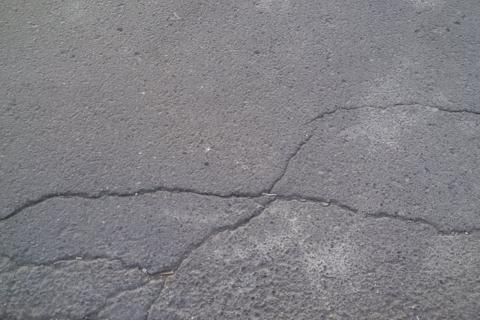
#> input picture samples/002.jpg, 480 x 320 px
$ python -i pipeline.py   (imports and definitions only)   (older library calls are emulated)
#> lines starting #> are read from the running program, lines starting #| are printed output that depends on the picture
#> further down, picture is the input picture: shape (320, 480, 3); mean B, G, R 133.2, 128.5, 129.6
# -*- coding: utf-8 -*-
"""Phân đoạn vết nứt cổ điển; pipeline(img_bgr, P) trả mask bool kích thước gốc.
P giữ benchmark lịch sử; giới hạn ngoài miền dữ liệu: docs/external-stress-report.md.
"""
import numpy as np
import cv2
import multiprocessing as mp
from fast_median import tiled_median

# Tham số đã chọn trên val, khớp PIPELINE.md và assert trong notebook.
P = dict(size=640, median=5, bg=71, hist_w=3, dil=3, close=7, a_min=30, e_min=3, tmin=0.3)

# Tham số khởi đầu trước khi tune (để so sánh trong app, giống P0 trong notebook)
P0 = dict(size=640, median=3, bg=31, hist_w=3, dil=7, close=7, a_min=60, e_min=2, tmin=0.2)

# ---- Tiện ích ảnh ----
def rgb(img):
    return cv2.cvtColor(img, cv2.COLOR_BGR2RGB) if img.ndim == 3 else img

def u8(mask):
    return mask.astype(np.uint8) * 255

def ellipse(k):
    """Phần tử cấu trúc hình ellipse k×k (đẳng hướng: vết nứt theo hướng nào cũng được xử lý như nhau)."""
    return cv2.getStructuringElement(cv2.MORPH_ELLIPSE, (k, k))

def ncc(m):
    """Số thành phần liên thông 8-láng giềng."""
    return cv2.connectedComponents(m.astype(np.uint8), connectivity=8)[0] - 1

def resize_long(img, size, interp=cv2.INTER_AREA):
    h, w = img.shape[:2]; s = size / max(h, w)
    return cv2.resize(img, (max(1, round(w * s)), max(1, round(h * s))), interpolation=interp)

def to_orig(mask, shape):
    return cv2.resize(mask.astype(np.uint8), (shape[1], shape[0]), interpolation=cv2.INTER_NEAREST) > 0

def small(img, size=640, nearest=False):
    """Thu nhỏ chỉ để HIỂN THỊ."""
    return resize_long(img, size, cv2.INTER_NEAREST if nearest else cv2.INTER_AREA)

# [10 lines left out: functions overlay_red, error_map, not called in this run]

# ---- Bước 2: tiền xử lý ----
def to_gray(img):
    return cv2.cvtColor(img, cv2.COLOR_BGR2GRAY)

# [40 lines left out: functions denoise, illumination_ratio, histogram, triangle_threshold, not called in this run]

def dark_region(ratio, w=3):
    t = triangle_threshold(ratio, w)
    return ratio < t, t

def sobel_l1(img):
    gx = cv2.Sobel(img, cv2.CV_32F, 1, 0, ksize=3)
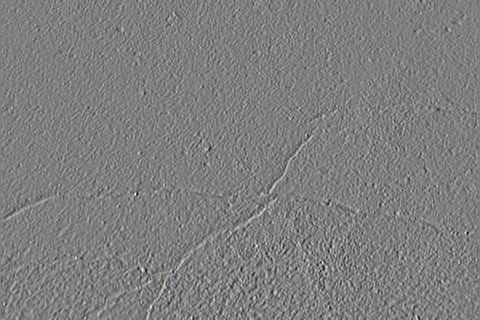
#> gx: shape (320, 480, 3) float32; mean B, G, R 0.1, 0.1, 0.1; drawn with min black and max white
    gy = cv2.Sobel(img, cv2.CV_32F, 0, 1, ksize=3)
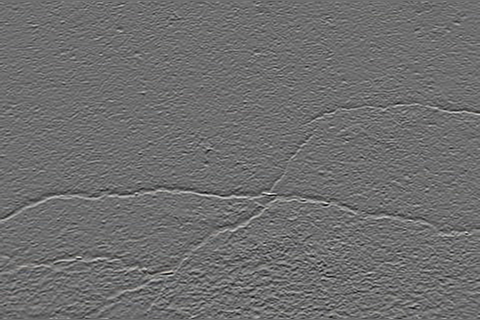
#> gy: shape (320, 480, 3) float32; mean B, G, R -0.6, -0.6, -0.6; drawn with min black and max white
    np.abs(gx, out=gx); np.abs(gy, out=gy); gx += gy
#> after `np.abs(gx, out=gx)`:
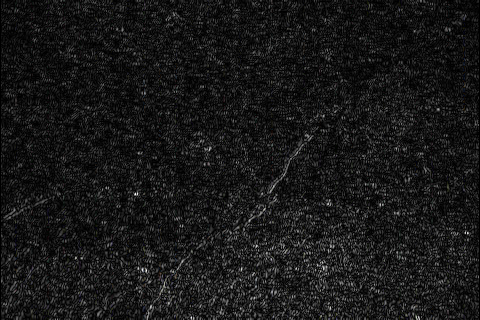
#> gx: shape (320, 480, 3) float32; mean B, G, R 30.7, 30.7, 30.7; drawn with min black and max white
#> after `np.abs(gy, out=gy)`:
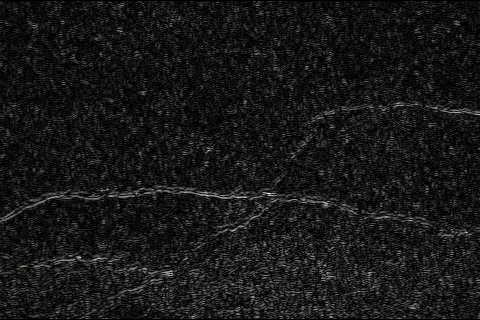
#> gy: shape (320, 480, 3) float32; mean B, G, R 42.1, 42.1, 42.1; drawn with min black and max white
#> after `gx += gy`:
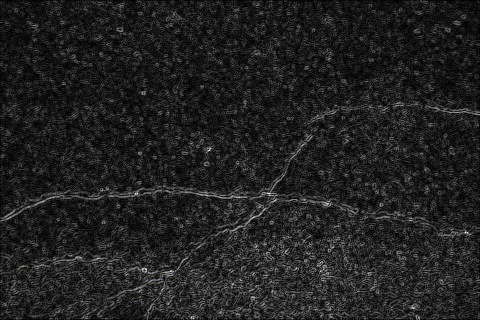
#> gx: shape (320, 480, 3) float32; mean B, G, R 72.9, 72.9, 72.8; drawn with min black and max white
    return cv2.normalize(gx, None, 0, 255, cv2.NORM_MINMAX).astype(np.uint8)

# [4 lines left out: function edge_region, not called in this run]

# ---- Bước 4: hậu xử lý ----
def closing(mask, k):
    return cv2.morphologyEx(mask.astype(np.uint8), cv2.MORPH_CLOSE, ellipse(k)) > 0

def opening(mask, k):
    return cv2.morphologyEx(mask.astype(np.uint8), cv2.MORPH_OPEN, ellipse(k)) > 0

# [27 lines left out: functions area_filter, elongation, elongation_filter, not called in this run]

def image_decision(mask, tmin):
    s = mask.mean() * 100
    return (mask if s >= tmin else np.zeros_like(mask)), s

# ---- Pipeline: P mặc định; các khóa tùy chọn dùng để kiểm chứng.
# [40 lines left out: functions raw_mask, post, pipeline, scores, not called in this run]

def baseline_otsu(img):
    _, m = cv2.threshold(to_gray(img), 0, 255, cv2.THRESH_BINARY_INV + cv2.THRESH_OTSU)
    return m > 0

def baseline_canny(img):
    return cv2.Canny(to_gray(img), 50, 150) > 0

>>> import cv2
>>> picture = cv2.imread('../samples/002.jpg')
>>> result = sobel_l1(picture)

$ run again, on samples/013.jpg
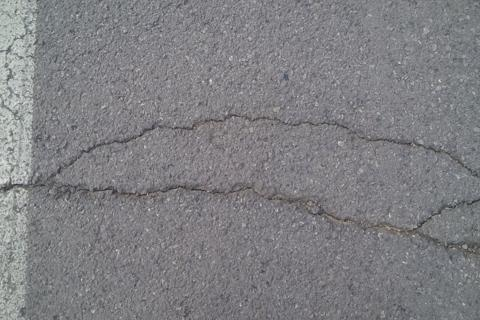
#> input picture samples/013.jpg, 480 x 320 px
#> picture is the input picture: shape (320, 480, 3); mean B, G, R 130.8, 127.5, 127.8
#> in sobel_l1, `np.abs(gy, out=gy)`:
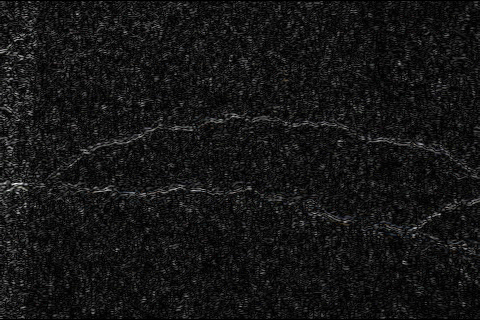
#> gy: shape (320, 480, 3) float32; mean B, G, R 42.5, 42.5, 42.5; drawn with min black and max white
#> in sobel_l1, `gx += gy`:
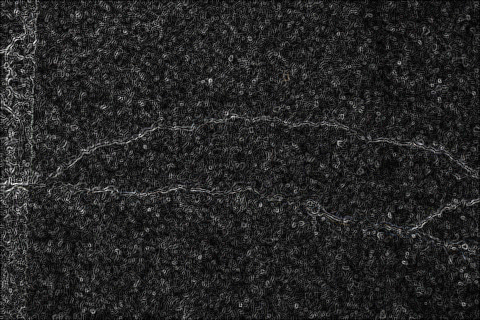
#> gx: shape (320, 480, 3) float32; mean B, G, R 88.9, 88.9, 88.9; drawn with min black and max white

$ run again, on samples/027.jpg
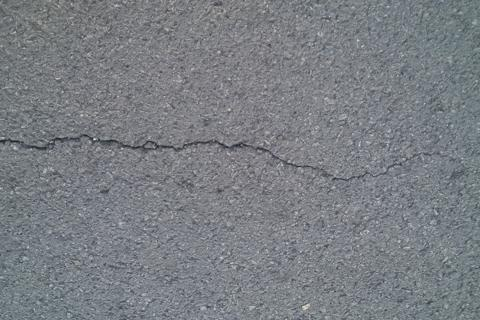
#> input picture samples/027.jpg, 480 x 320 px
#> picture is the input picture: shape (320, 480, 3); mean B, G, R 131.7, 126.3, 122.5
#> in sobel_l1, `gy = cv2.Sobel(img, cv2.CV_32F, 0, 1, ksize=3)`:
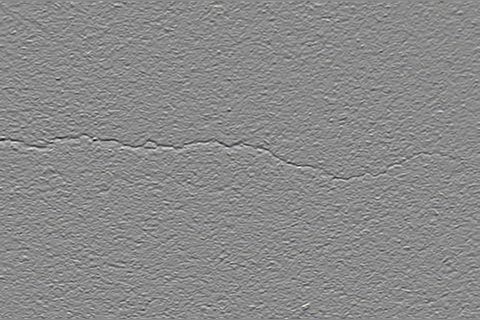
#> gy: shape (320, 480, 3) float32; mean B, G, R 0.2, 0.1, 0; drawn with min black and max white
#> in sobel_l1, `gx += gy`:
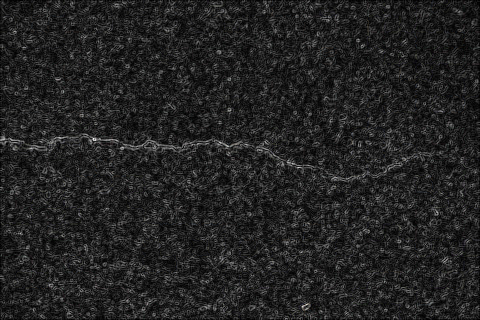
#> gx: shape (320, 480, 3) float32; mean B, G, R 99.8, 99.8, 99.8; drawn with min black and max white

$ run again, on samples/041.jpg
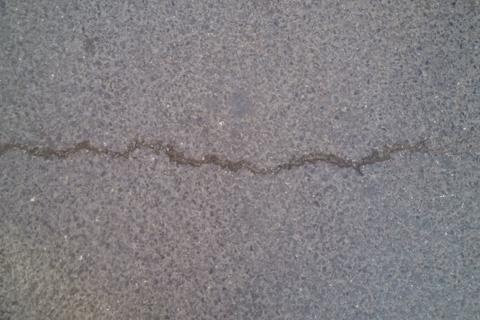
#> input picture samples/041.jpg, 480 x 320 px
#> picture is the input picture: shape (320, 480, 3); mean B, G, R 130.4, 126.9, 130.2
#> in sobel_l1, `np.abs(gy, out=gy)`:
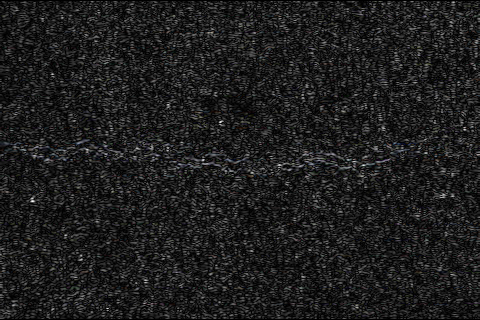
#> gy: shape (320, 480, 3) float32; mean B, G, R 37, 36.9, 36.9; drawn with min black and max white
#> in sobel_l1, `gx += gy`:
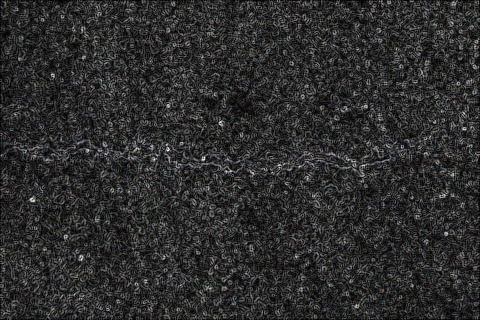
#> gx: shape (320, 480, 3) float32; mean B, G, R 73.7, 73.5, 73.6; drawn with min black and max white
